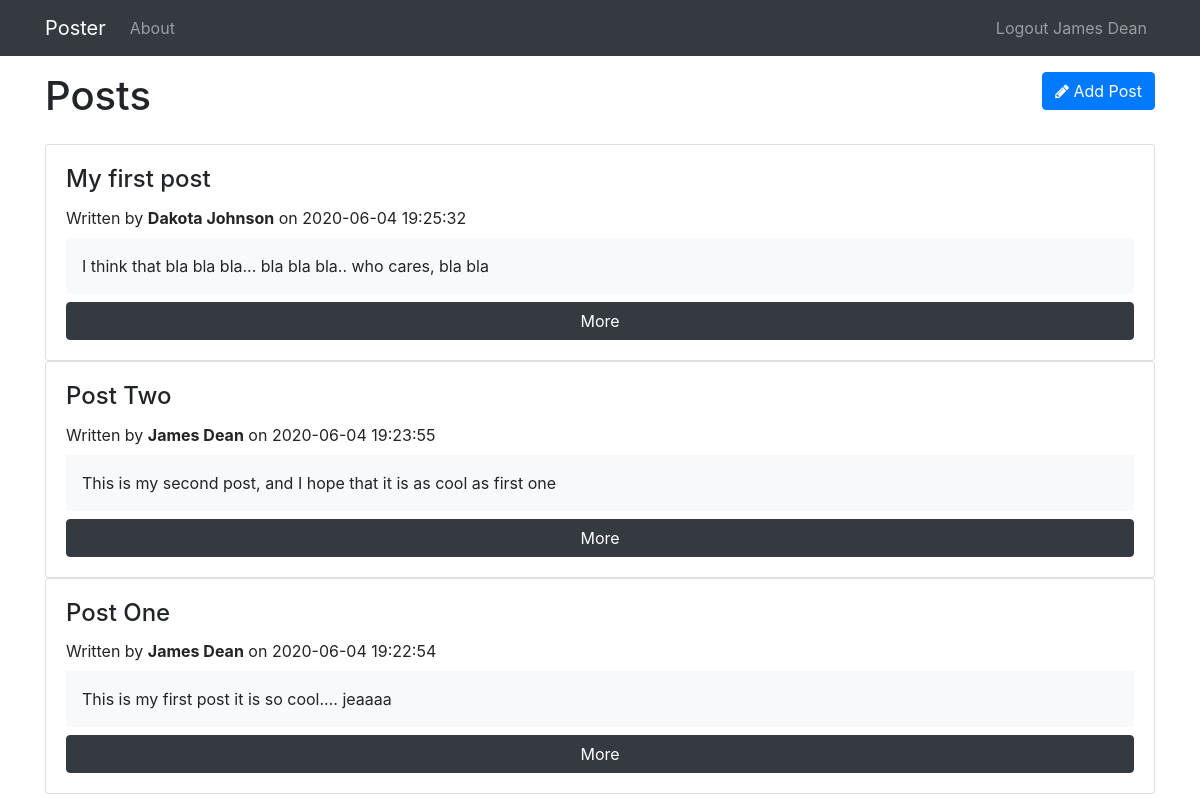
/posts (signed in), run on the app's committed database.
### tables this page shows
CREATE TABLE `posts` (
  `id` int(11) NOT NULL,
  `user_id` int(11) NOT NULL,
  `title` varchar(255) NOT NULL,
  `body` text NOT NULL,
  `created_at` datetime NOT NULL DEFAULT current_timestamp()
);

CREATE TABLE `users` (
  `id` int(11) NOT NULL,
  `name` varchar(255) NOT NULL,
  `email` varchar(255) NOT NULL,
  `password` varchar(255) NOT NULL,
  `created_at` datetime NOT NULL DEFAULT current_timestamp()
);

### app/controllers/Posts.php (called while the page is built, shortened)
<?php
class Posts extends Controller {
	public function __construct() {
		$this->postModel = $this->model('Post');
	}
	public function index() {
		$posts = $this->postModel->getPosts();
		$data = [
			'posts' => $posts
		];
		$this->view('posts/index', $data);
	}
}

### app/libs/Core.php (called while the page is built, shortened)
<?php
class Core {
	protected $currentMethod = 'index';
	public function __construct() {
		$url = $this->getUrl();
		if (file_exists('../app/controllers/' . ucwords($url[0] ?? '') . '.php')) {
			unset($url[0]);
		}
		$this->currentController = new $this->currentController;
		$this->params = $url ? array_values($url) : [];
		call_user_func_array([$this->currentController, $this->currentMethod], $this->params);
	}
	public function getUrl() {
		if (isset($_GET['url'])) {
			$url = rtrim($_GET['url'], '/');
			$url = filter_var($url, FILTER_SANITIZE_URL);
			$url = explode('/', $url);
			return $url;
		}
	}
}

### public/index.php (called while the page is built, shortened)
<?php
$init = new Core;

### app/libs/Database.php (called while the page is built, shortened)
<?php
class Database {
	private $host = DB_HOST;
	private $user = DB_USER;
	private $pass = DB_PASS;
	private $dbname = DB_NAME;
	private $dbh;
	private $stmt;
	public function __construct() {
		$dsn = 'mysql:host=' . $this->host . ';dbname=' . $this->dbname;
		$options = array(
			PDO::ATTR_PERSISTENT => true,
			PDO::ATTR_ERRMODE => PDO::ERRMODE_EXCEPTION,
			PDO::MYSQL_ATTR_INIT_COMMAND => "SET NAMES utf8"
		);
		try {
			$this->dbh = new PDO($dsn, $this->user, $this->pass, $options);
		} catch (PDOException $e) {
			$this->error = $e->getMessage();
			echo $this->error;
		}
	}
	public function query($sql) {
		$this->stmt = $this->dbh->prepare($sql);
	}
	public function execute() {
		return $this->stmt->execute();
	}
	public function resultSet() {
		$this->execute();
		return $this->stmt->fetchAll(PDO::FETCH_OBJ);
	}
}

### app/models/Post.php (called while the page is built, shortened)
<?php
class Post {
	private $db;
	public function __construct() {
		$this->db = new Database;
	}
	public function getPosts() {
		$this->db->query('SELECT *,
							posts.id as postId,
							posts.created_at as postCreated,
							users.created_at as userCreated,
							users.id as userId
							FROM posts
							INNER JOIN users
							ON users.id = posts.user_id
							ORDER BY posts.created_at DESC
						');
		$results = $this->db->resultSet();
		return $results;
	}
}

### app/views/posts/index.php (the view, shortened to what this page needs)
<?php require APPROOT . '/views/includes/header.php'; ?>
<div class="row mb-3">
	<div class="col-md-6">
		<h1>Posts</h1>
	</div>
	<div class="col-md-6">
		<a href="<?= URLROOT ?>/posts/add" class="btn btn-primary pull-right">
			<i class="fa fa-pencil"></i> Add Post
		</a>
	</div>
</div>
<?php foreach($data['posts'] as $post) : ?>
	<div class="card card-body md-3">
		<h4 class="card-title"><?= $post->title; ?></h4>
		<div class="bg-white mb-2">
			Written by <strong><?= $post->name; ?></strong> on <?= $post->postCreated; ?>
		</div>
		<div class="bg-light p-3 mb-2">
			<p class="card-text"><?= $post->body; ?></p>
		</div>
		<a href="<?= URLROOT; ?>/posts/show/<?= $post->postId; ?>" class="btn btn-dark">More</a>
	</div>
<?php endforeach; ?>
<?php require APPROOT . '/views/includes/footer.php'; ?>

### app/libs/Controller.php (shortened to what this page needs)
<?php
class Controller {
	public function view($view, $data = []) {
		if (file_exists('../app/views/' . $view . '.php')) {
			require_once '../app/views/' . $view . '.php';
		} else {
			die('View does not exist');
		}
	}
}

### app/views/includes/header.php (shortened to what this page needs)
<!DOCTYPE html>
<html lang="en">
<head>
	<link rel="stylesheet" href="https://stackpath.bootstrapcdn.com/bootstrap/4.4.1/css/bootstrap.min.css">
	<link href="https://stackpath.bootstrapcdn.com/font-awesome/4.7.0/css/font-awesome.min.css" rel="stylesheet">
	<link rel="stylesheet" href="<?= URLROOT; ?>/css/style.css">
</head>
<body>
	<?php require APPROOT . '/views/includes/navbar.php'; ?>
	<div class="container">

### app/views/includes/navbar.php (shortened to what this page needs)
<nav class="navbar navbar-expand-sm navbar-dark bg-dark mb-3">
  <div class="container">
    <a class="navbar-brand" href="<?= URLROOT; ?>"><?= SITENAME; ?></a>
    <div class="collapse navbar-collapse" id="navbarsExampleDefault">
      <ul class="navbar-nav mr-auto">
        <li class="nav-item">
          <a class="nav-link" href="<?= URLROOT; ?>/pages/about">About</a>
        </li>
      </ul>
      <ul class="navbar-nav ml-auto">
        <?php if (isset($_SESSION['user_id'])): ?>
          <li class="nav-item">
            <a class="nav-link" href="<?= URLROOT; ?>/users/logout">Logout <?= $_SESSION['user_name']; ?></a>
          </li>
        <?php endif; ?>
      </ul>
    </div>
  </div>
</nav>

### app/views/includes/footer.php (shortened to what this page needs)
	</div>
</body>
</html>

### data on the page
posts: title "My first post", user.name "Dakota Johnson", created_at "2020-06-04 19:25:32", body "I think that bla bla bla... bla bla bla.. who cares, bla bla"
posts: title "Post Two", user.name "James Dean", created_at "2020-06-04 19:23:55", body "This is my second post, and I hope that it is as cool as first one"
posts: title "Post One", user.name "James Dean", created_at "2020-06-04 19:22:54", body "This is my first post it is so cool.... jeaaaa"

### other printed values
SITENAME "Poster"
$_SESSION['user_name'] "James Dean"
